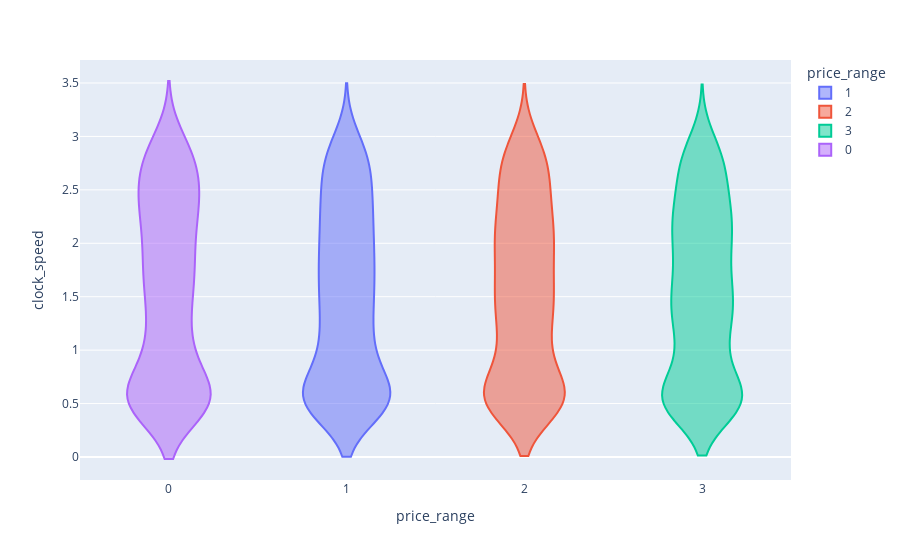

Here is the notebook cell this chart was saved with:
### Code cell
px.violin(df , y = 'clock_speed' , x = 'price_range' , color = 'price_range')

### Figure 1 — Plotly figure (JSON) as saved in the notebook; plotly's stock layout.template omitted (floating-point values rounded to 4 significant figures; data arrays with more than 128 entries replaced by an {"elided": "..."} marker saying what was removed)
{"data": [{"alignmentgroup": "True", "box": {"visible": false}, "hovertemplate": "price_range=%{x}<br>clock_speed=%{y}<extra></extra>", "legendgroup": "1", "marker": {"color": "#636efa"}, "name": "1", "offsetgroup": "1", "orientation": "v", "scalegroup": "True", "showlegend": true, "type": "violin", "x": {"elided": "500 int values"}, "x0": " ", "xaxis": "x", "y": {"elided": "500 float values"}, "y0": " ", "yaxis": "y"}, {"alignmentgroup": "True", "box": {"visible": false}, "hovertemplate": "price_range=%{x}<br>clock_speed=%{y}<extra></extra>", "legendgroup": "2", "marker": {"color": "#EF553B"}, "name": "2", "offsetgroup": "2", "orientation": "v", "scalegroup": "True", "showlegend": true, "type": "violin", "x": {"elided": "500 int values"}, "x0": " ", "xaxis": "x", "y": {"elided": "500 float values"}, "y0": " ", "yaxis": "y"}, {"alignmentgroup": "True", "box": {"visible": false}, "hovertemplate": "price_range=%{x}<br>clock_speed=%{y}<extra></extra>", "legendgroup": "3", "marker": {"color": "#00cc96"}, "name": "3", "offsetgroup": "3", "orientation": "v", "scalegroup": "True", "showlegend": true, "type": "violin", "x": {"elided": "500 int values"}, "x0": " ", "xaxis": "x", "y": {"elided": "500 float values"}, "y0": " ", "yaxis": "y"}, {"alignmentgroup": "True", "box": {"visible": false}, "hovertemplate": "price_range=%{x}<br>clock_speed=%{y}<extra></extra>", "legendgroup": "0", "marker": {"color": "#ab63fa"}, "name": "0", "offsetgroup": "0", "orientation": "v", "scalegroup": "True", "showlegend": true, "type": "violin", "x": {"elided": "500 int values"}, "x0": " ", "xaxis": "x", "y": {"elided": "500 float values"}, "y0": " ", "yaxis": "y"}], "layout": {"legend": {"title": {"text": "price_range"}, "tracegroupgap": 0}, "margin": {"t": 60}, "violinmode": "overlay", "xaxis": {"anchor": "y", "categoryarray": [1, 2, 3, 0], "categoryorder": "array", "domain": [0, 1], "title": {"text": "price_range"}}, "yaxis": {"anchor": "x", "domain": [0, 1], "title": {"text": "clock_speed"}}}}
